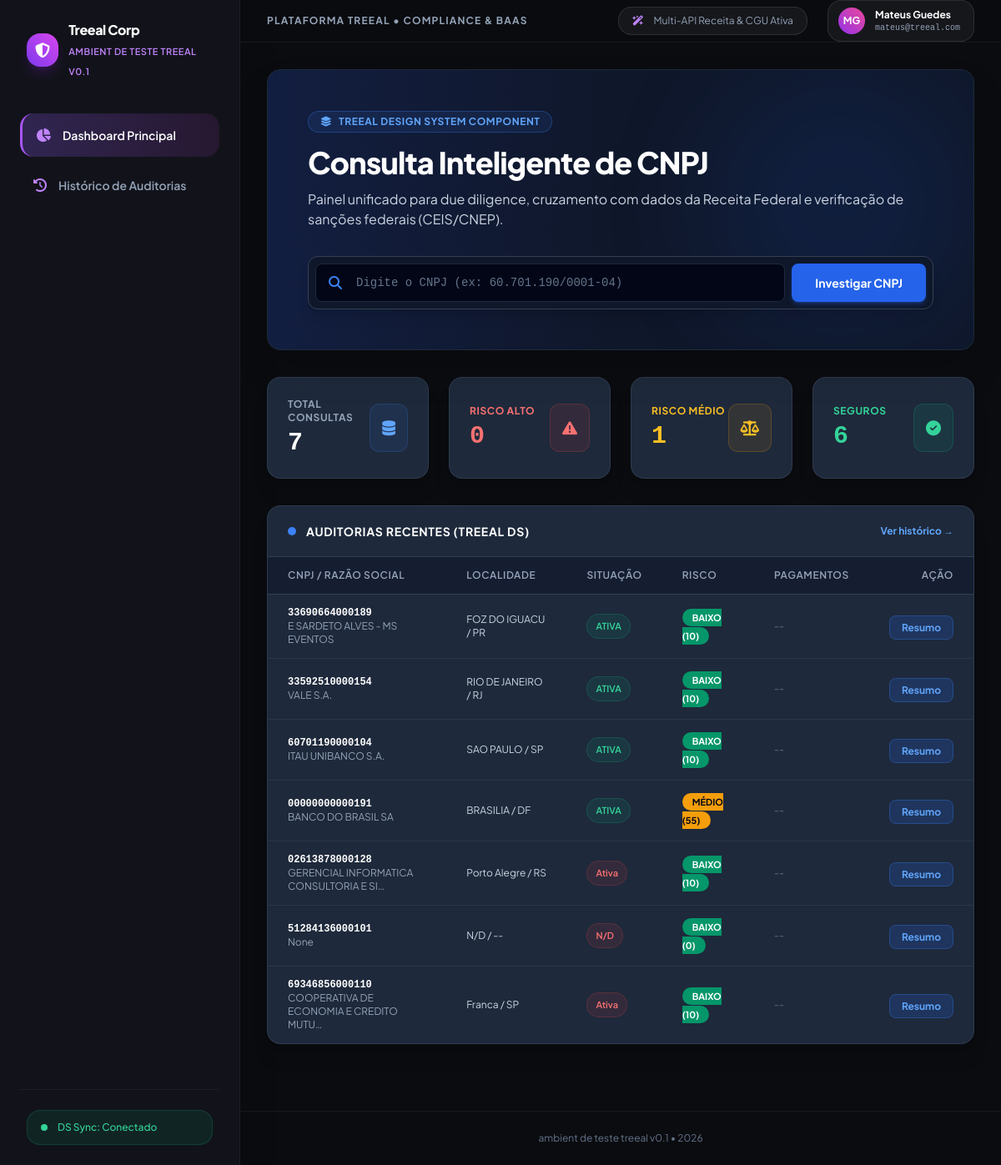
Before: / with the older database file.
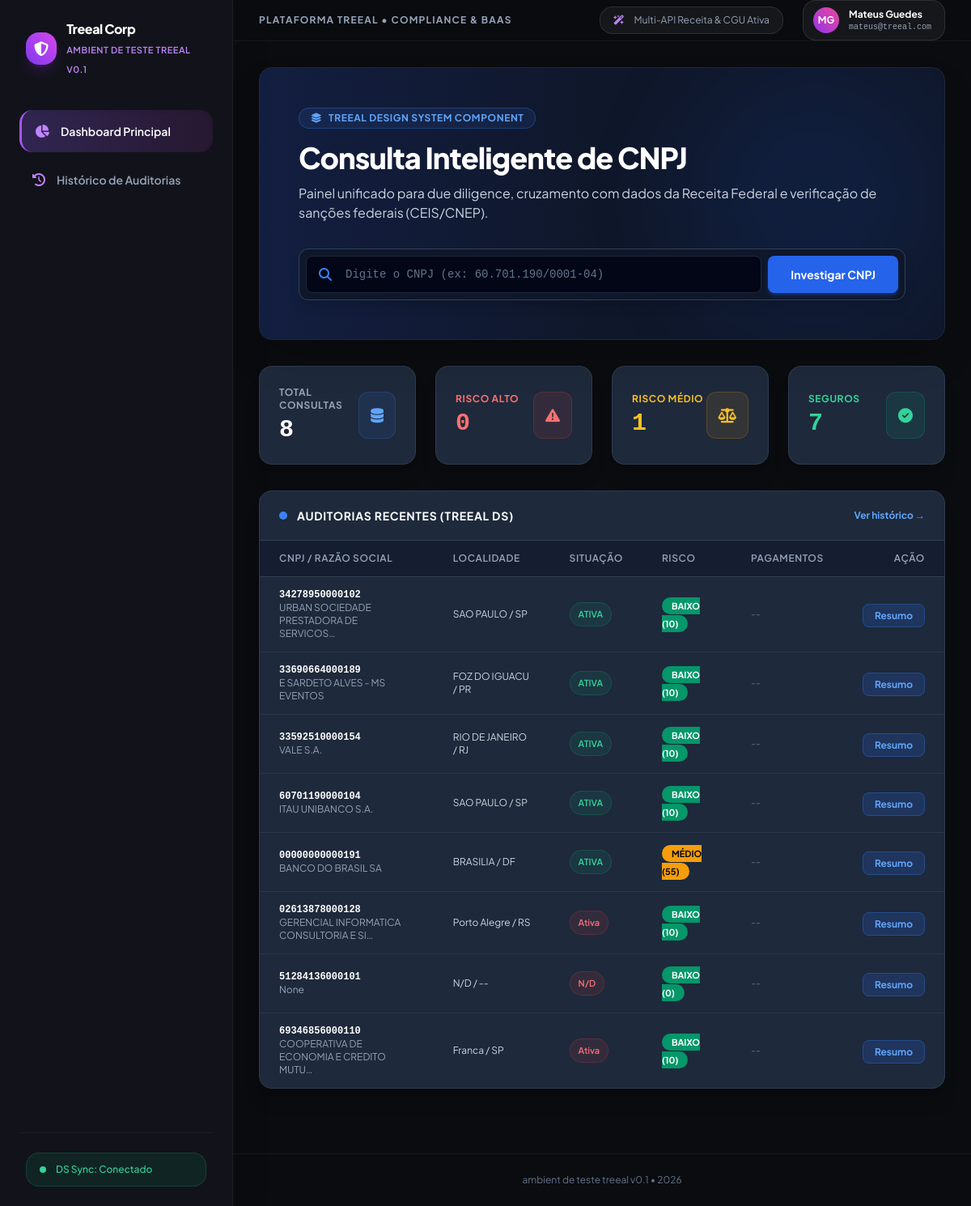
After: the same page with the newer database file.
### corporate_intel/models.py (models this page shows, shortened)
class EmpresaConsulta(models.Model):
    cnpj = models.CharField(max_length=14, unique=True, db_index=True)
    razao_social = models.CharField(max_length=255, blank=True, null=True)
    nome_fantasia = models.CharField(max_length=255, blank=True, null=True)
    situacao = models.CharField(max_length=50, blank=True, null=True)
    data_abertura = models.CharField(max_length=20, blank=True, null=True)
    capital_social = models.DecimalField(max_digits=15, decimal_places=2, default=0.0)
    natureza_juridica = models.CharField(max_length=255, blank=True, null=True)
    atividade_principal = models.TextField(blank=True, null=True)
    logradouro = models.CharField(max_length=255, blank=True, null=True)
    numero = models.CharField(max_length=50, blank=True, null=True)
    bairro = models.CharField(max_length=100, blank=True, null=True)
    municipio = models.CharField(max_length=100, blank=True, null=True)
    uf = models.CharField(max_length=2, blank=True, null=True)
    cep = models.CharField(max_length=10, blank=True, null=True)
    email = models.EmailField(blank=True, null=True)
    telefone = models.CharField(max_length=50, blank=True, null=True)
    socios = models.JSONField(default=list, blank=True)
    metodos_pagamento = models.JSONField(default=list, blank=True)
    compliance_processos = models.JSONField(default=dict, blank=True)
    risk_score = models.IntegerField(default=0)  # 0 a 100
    risk_level = models.CharField(max_length=20, default='BAIXO') # BAIXO, MÉDIO, ALTO
    motivos_risco = models.TextField(blank=True, null=True)
    criado_em = models.DateTimeField(auto_now_add=True)
    atualizado_em = models.DateTimeField(auto_now=True)

### corporate_intel/views.py (the view)
# urls.py: path('', views.dashboard_view, name='dashboard'),
def dashboard_view(request):
    query = request.GET.get('q', '').strip()
    empresas = EmpresaConsulta.objects.all().order_by('-criado_em')
    if query:
        empresas = empresas.filter(
            models_q_cnpj_or_name(query)
        ) if hasattr(empresas, 'filter') else empresas
    total_consultas = EmpresaConsulta.objects.count()
    risco_alto = EmpresaConsulta.objects.filter(risk_level='ALTO').count()
    risco_medio = EmpresaConsulta.objects.filter(risk_level='MÉDIO').count()
    risco_baixo = EmpresaConsulta.objects.filter(risk_level='BAIXO').count()
    context = {
        'empresas': empresas[:20], # Últimas 20
        'total_consultas': total_consultas,
        'risco_alto': risco_alto,
        'risco_medio': risco_medio,
        'risco_baixo': risco_baixo,
        'query': query
    }
    return render(request, 'corporate_intel/dashboard.html', context)

### templates/corporate_intel/dashboard.html (shortened to what this page needs)
{% extends 'base.html' %}
{% block content %}
<div class="relative bg-gradient-to-r from-blue-900/40 via-slate-900 to-slate-900 border border-slate-800 rounded-2xl p-8 md:p-12 mb-8 shadow-2xl overflow-hidden">
    <div class="absolute right-0 top-0 w-80 h-80 bg-blue-600/10 rounded-full blur-3xl pointer-events-none"></div>
    <div class="max-w-3xl relative z-10">
        <div class="inline-flex items-center space-x-2 bg-blue-500/10 border border-blue-500/30 text-blue-400 px-3.5 py-1 rounded-full text-xs font-bold mb-4 uppercase tracking-wider">
            <i class="fa-solid fa-layer-group"></i>
            <span>Treeal Design System Component</span>
        </div>
        <h1 class="text-3xl md:text-4xl font-extrabold text-white tracking-tight mb-3">
            Consulta Inteligente de CNPJ
        </h1>
        <p class="text-slate-300 text-sm md:text-base mb-8 leading-relaxed">
            Painel unificado para due diligence, cruzamento com dados da Receita Federal e verificação de sanções federais (CEIS/CNEP).
        </p>
        <form action="{% url 'consultar_cnpj' %}" method="POST" class="bg-slate-900 border border-slate-700 p-2 rounded-xl shadow-lg flex flex-col sm:flex-row gap-2">
            <div class="relative flex-grow">
                <span class="absolute inset-y-0 left-0 flex items-center pl-4 text-blue-500">
                    <i class="fa-solid fa-magnifying-glass"></i>
                </span>
                <input type="text" name="cnpj" placeholder="Digite o CNPJ (ex: 60.701.190/0001-04)" required
                    class="w-full pl-12 pr-4 py-3 bg-slate-950 border border-slate-800 rounded-lg text-white placeholder-slate-500 focus:outline-none focus:border-blue-600 font-mono text-sm">
            </div>
            <button type="submit" class="bg-blue-600 hover:bg-blue-500 text-white px-7 py-3 rounded-lg font-bold text-sm transition flex items-center justify-center space-x-2 shadow-md shadow-blue-600/30">
                <span>Investigar CNPJ</span>
            </button>
        </form>
    </div>
</div>
<div class="grid grid-cols-1 sm:grid-cols-2 lg:grid-cols-4 gap-6 mb-8">
    <div class="bg-[#1e293b] border border-slate-700/80 rounded-2xl p-6 shadow-xl flex items-center justify-between">
        <div>
            <p class="text-xs uppercase tracking-wider text-slate-400 font-bold">Total Consultas</p>
            <h3 class="text-3xl font-extrabold text-white mt-1 font-mono">{{ total_consultas }}</h3>
        </div>
        <div class="bg-blue-500/10 text-blue-400 p-3.5 rounded-xl border border-blue-500/20 text-lg">
            <i class="fa-solid fa-database"></i>
        </div>
    </div>
    <div class="bg-[#1e293b] border border-slate-700/80 rounded-2xl p-6 shadow-xl flex items-center justify-between">
        <div>
            <p class="text-xs uppercase tracking-wider text-red-400 font-bold">Risco Alto</p>
            <h3 class="text-3xl font-extrabold text-red-400 mt-1 font-mono">{{ risco_alto }}</h3>
        </div>
        <div class="bg-red-500/10 text-red-400 p-3.5 rounded-xl border border-red-500/20 text-lg">
            <i class="fa-solid fa-triangle-exclamation"></i>
        </div>
    </div>
    <div class="bg-[#1e293b] border border-slate-700/80 rounded-2xl p-6 shadow-xl flex items-center justify-between">
        <div>
            <p class="text-xs uppercase tracking-wider text-amber-400 font-bold">Risco Médio</p>
            <h3 class="text-3xl font-extrabold text-amber-400 mt-1 font-mono">{{ risco_medio }}</h3>
        </div>
        <div class="bg-amber-500/10 text-amber-400 p-3.5 rounded-xl border border-amber-500/20 text-lg">
            <i class="fa-solid fa-scale-balanced"></i>
        </div>
    </div>
    <div class="bg-[#1e293b] border border-slate-700/80 rounded-2xl p-6 shadow-xl flex items-center justify-between">
        <div>
            <p class="text-xs uppercase tracking-wider text-emerald-400 font-bold">Seguros</p>
            <h3 class="text-3xl font-extrabold text-emerald-400 mt-1 font-mono">{{ risco_baixo }}</h3>
        </div>
        <div class="bg-emerald-500/10 text-emerald-400 p-3.5 rounded-xl border border-emerald-500/20 text-lg">
            <i class="fa-solid fa-circle-check"></i>
        </div>
    </div>
</div>
<div class="bg-[#1e293b] border border-slate-700/80 rounded-2xl shadow-xl overflow-hidden mb-12">
    <div class="px-6 py-5 border-b border-slate-700 flex justify-between items-center bg-slate-850">
        <div class="flex items-center space-x-3">
            <div class="w-2.5 h-2.5 rounded-full bg-blue-500 animate-pulse"></div>
            <h3 class="font-bold text-sm text-white uppercase tracking-wider">Auditorias Recentes (Treeal DS)</h3>
        </div>
        <a href="{% url 'historico' %}" class="text-xs text-blue-400 hover:text-blue-300 font-bold transition">Ver histórico &rarr;</a>
    </div>
    <div class="overflow-x-auto">
        <table class="w-full text-left border-collapse">
            <thead>
                <tr class="bg-slate-900/60 text-slate-400 text-xs uppercase tracking-wider border-b border-slate-700">
                    <th class="py-3.5 px-6 font-semibold">CNPJ / Razão Social</th>
                    <th class="py-3.5 px-6 font-semibold">Localidade</th>
                    <th class="py-3.5 px-6 font-semibold">Situação</th>
                    <th class="py-3.5 px-6 font-semibold">Risco</th>
                    <th class="py-3.5 px-6 font-semibold">Pagamentos</th>
                    <th class="py-3.5 px-6 font-semibold text-right">Ação</th>
                </tr>
            </thead>
            <tbody class="divide-y divide-slate-700/60 text-sm">
                {% for emp in empresas %}
                <tr class="hover:bg-slate-750/50 transition">
                    <td class="py-3.5 px-6">
                        <span class="font-mono font-bold text-white block text-xs">{{ emp.cnpj }}</span>
                        <span class="text-xs text-slate-400 block">{{ emp.razao_social|truncatechars:40 }}</span>
                    </td>
                    <td class="py-3.5 px-6 text-slate-300 text-xs">
                        {{ emp.municipio|default:"N/D" }} / {{ emp.uf|default:"--" }}
                    </td>
                    <td class="py-3.5 px-6">
                        <span class="px-2.5 py-1 text-[11px] rounded-full font-semibold inline-flex items-center space-x-1 {% if emp.situacao == 'ATIVA' %}bg-emerald-500/10 text-emerald-400 border border-emerald-500/20{% else %}bg-red-500/10 text-red-400 border border-red-500/20{% endif %}">
                            <span>{{ emp.situacao|default:"N/D" }}</span>
                        </span>
                    </td>
                    <td class="py-3.5 px-6">
                        <span class="px-3 py-1 text-[11px] rounded-full font-bold {% if emp.risk_level == 'ALTO' %}bg-red-600 text-white{% elif emp.risk_level == 'MÉDIO' %}bg-amber-500 text-slate-950{% else %}bg-emerald-600 text-white{% endif %}">
                            {{ emp.risk_level }} ({{ emp.risk_score }})
                        </span>
                    </td>
                    <td class="py-3.5 px-6">
                        <div class="flex flex-wrap gap-1">
                            {% for gw in emp.metodos_pagamento %}
                            <span class="bg-slate-900 border border-slate-700 text-[10px] px-2 py-0.5 rounded text-blue-300">{{ gw }}</span>
                            {% empty %}
                            <span class="text-xs text-slate-500 italic">--</span>
                            {% endfor %}
                        </div>
                    </td>
                    <td class="py-3.5 px-6 text-right">
                        <a href="{% url 'detalhes_empresa' emp.pk %}" class="bg-blue-600/20 hover:bg-blue-600 text-blue-400 hover:text-white px-3.5 py-1.5 rounded-lg text-xs font-bold transition border border-blue-500/30">
                            Resumo
                        </a>
                    </td>
                </tr>
                {% empty %}
                <tr>
                    <td colspan="6" class="py-12 text-center text-slate-500 text-xs">
                        Nenhuma auditoria registrada.
                    </td>
                </tr>
                {% endfor %}
            </tbody>
        </table>
    </div>
</div>
{% endblock %}

### templates/base.html (shortened to what this page needs)
<!DOCTYPE html>
<html lang="pt-BR" class="h-full bg-[#0b0c10]">
<head>
    <script src="https://cdn.tailwindcss.com"></script>
    <link rel="stylesheet" href="https://cdnjs.cloudflare.com/ajax/libs/font-awesome/6.4.0/css/all.min.css">
</head>
<body class="h-full flex overflow-hidden">
    <aside class="w-72 bg-[#12131a] border-r border-white/5 flex flex-col justify-between hidden lg:flex p-6 shrink-0 shadow-2xl">
        <div>
            <div class="flex items-center space-x-3 mb-10 px-2">
                <div class="w-10 h-10 rounded-2xl bg-gradient-to-tr from-violet-600 to-fuchsia-500 flex items-center justify-center text-white shadow-lg shadow-purple-900/40">
                    <i class="fa-solid fa-shield-halved text-lg"></i>
                </div>
                <div>
                    <span class="text-base font-extrabold tracking-tight text-white block">Treeal Corp</span>
                    <span class="text-[11px] text-purple-400 font-semibold tracking-wider uppercase">ambient de teste treeal v0.1</span>
                </div>
            </div>
            <nav class="space-y-2">
                <a href="{% url 'dashboard' %}" class="flex items-center space-x-3.5 px-4 py-3.5 rounded-2xl text-sm font-semibold transition {% if request.resolver_match.url_name == 'dashboard' %}sidebar-item-active text-white shadow-inner{% else %}text-slate-400 hover:text-white hover:bg-white/5{% endif %}">
                    <i class="fa-solid fa-chart-pie text-base text-purple-400"></i>
                    <span>Dashboard Principal</span>
                </a>
                <a href="{% url 'historico' %}" class="flex items-center space-x-3.5 px-4 py-3.5 rounded-2xl text-sm font-semibold transition {% if request.resolver_match.url_name == 'historico' %}sidebar-item-active text-white shadow-inner{% else %}text-slate-400 hover:text-white hover:bg-white/5{% endif %}">
                    <i class="fa-solid fa-history text-base text-purple-400"></i>
                    <span>Histórico de Auditorias</span>
                </a>
            </nav>
        </div>
        <div class="space-y-3 pt-6 border-t border-white/5 px-2">
            <div class="flex items-center space-x-3 px-4 py-3 rounded-2xl text-xs font-medium text-emerald-400 bg-emerald-500/10 border border-emerald-500/20">
                <span class="w-2 h-2 rounded-full bg-emerald-400 animate-pulse"></span>
                <span>DS Sync: Conectado</span>
            </div>
        </div>
    </aside>
    <div class="flex-1 flex flex-col min-w-0 overflow-y-auto">
        <header class="h-20 bg-[#0b0c10]/80 backdrop-blur-md border-b border-white/5 px-8 flex justify-between items-center sticky top-0 z-40">
            <div class="flex items-center space-x-4">
                <span class="text-xs font-bold text-slate-400 uppercase tracking-widest hidden sm:inline">Plataforma Treeal • Compliance & BaaS</span>
            </div>
            <div class="flex items-center space-x-6">
                <div class="hidden md:flex items-center bg-white/5 border border-white/10 px-4 py-2 rounded-2xl text-xs text-slate-400 space-x-3">
                    <i class="fa-solid fa-wand-magic-sparkles text-purple-400"></i>
                    <span>Multi-API Receita & CGU Ativa</span>
                </div>
                <div class="flex items-center space-x-3 bg-white/5 border border-white/10 pl-3 pr-4 py-2 rounded-2xl">
                    <div class="w-8 h-8 rounded-full bg-gradient-to-tr from-purple-600 to-pink-500 flex items-center justify-center font-bold text-white text-xs">
                        MG
                    </div>
                    <div class="text-left">
                        <span class="text-xs font-bold text-white block">Mateus Guedes</span>
                        <span class="text-[10px] text-slate-400 block font-mono">mateus@treeal.com</span>
                    </div>
                </div>
            </div>
        </header>
        <main class="flex-grow max-w-7xl w-full mx-auto p-8">
            {% block content %}{% endblock %}
        </main>
        <footer class="border-t border-white/5 py-6 px-8 text-center text-xs text-slate-500">
            ambient de teste treeal v0.1 &bull; 2026
        </footer>
    </div>
</body>
</html>

### templates/base.html (style rules this page uses)
body { font-family: 'Plus Jakarta Sans', sans-serif; background-color: #0b0c10; color: #e2e8f0; }
.font-mono { font-family: 'JetBrains Mono', monospace; }
.sidebar-item-active { background: linear-gradient(90deg, rgba(139, 92, 246, 0.25) 0%, rgba(217, 70, 239, 0.1) 100%); border-left: 3px solid #a855f7; }

Changed rows visible on the page:
added EmpresaConsulta: cnpj "34278950000102", razao_social "URBAN SOCIEDADE PRESTADORA DE SERVICOS…", municipio "SAO PAULO", uf "SP", situacao "ATIVA", risk_level "BAIXO", risk_score "10"
Other visible differences:
{{ total_consultas }}: "7" → "8"
{{ risco_baixo }}: "6" → "7"
